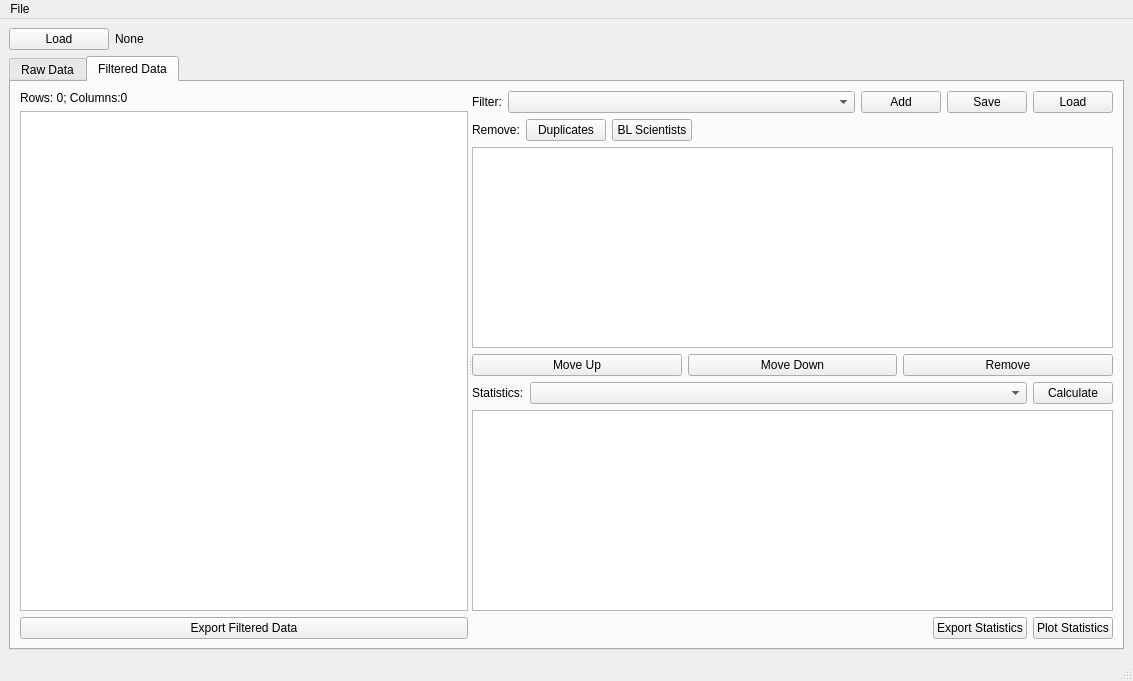
<?xml version="1.0" encoding="UTF-8"?>
<ui version="4.0">
 <class>MainWindow</class>
 <widget class="QMainWindow" name="MainWindow">
  <property name="geometry">
   <rect>
    <x>0</x>
    <y>0</y>
    <width>1133</width>
    <height>681</height>
   </rect>
  </property>
  <property name="windowTitle">
   <string>MainWindow</string>
  </property>
  <widget class="QWidget" name="centralwidget">
   <layout class="QHBoxLayout" name="horizontalLayout_2">
    <item>
     <layout class="QVBoxLayout" name="verticalLayout">
      <item>
       <layout class="QHBoxLayout" name="horizontalLayout">
        <item>
         <widget class="QPushButton" name="loadPushButton">
          <property name="maximumSize">
           <size>
            <width>100</width>
            <height>16777215</height>
           </size>
          </property>
          <property name="text">
           <string>Load</string>
          </property>
         </widget>
        </item>
        <item>
         <widget class="QLabel" name="fileLabel">
          <property name="text">
           <string>None</string>
          </property>
         </widget>
        </item>
       </layout>
      </item>
      <item>
       <widget class="QTabWidget" name="tabWidget">
        <property name="currentIndex">
         <number>1</number>
        </property>
        <widget class="QWidget" name="rawData">
         <attribute name="title">
          <string>Raw Data</string>
         </attribute>
         <layout class="QHBoxLayout" name="horizontalLayout_3">
          <item>
           <widget class="TableWidget" name="rawDataTableWidget"/>
          </item>
         </layout>
        </widget>
        <widget class="QWidget" name="filteredData">
         <attribute name="title">
          <string>Filtered Data</string>
         </attribute>
         <layout class="QVBoxLayout" name="verticalLayout_4">
          <item>
           <widget class="QSplitter" name="splitter">
            <property name="orientation">
             <enum>Qt::Horizontal</enum>
            </property>
            <widget class="QWidget" name="layoutWidget">
             <layout class="QVBoxLayout" name="verticalLayout_2">
              <item>
               <widget class="QLabel" name="rowColumnLabel">
                <property name="sizePolicy">
                 <sizepolicy hsizetype="Preferred" vsizetype="Fixed">
                  <horstretch>0</horstretch>
                  <verstretch>0</verstretch>
                 </sizepolicy>
                </property>
                <property name="text">
                 <string>Rows: 0; Columns:0</string>
                </property>
               </widget>
              </item>
              <item>
               <widget class="TableWidget" name="filteredDataTableWidget"/>
              </item>
              <item>
               <widget class="QPushButton" name="exportDataPushButton">
                <property name="text">
                 <string>Export Filtered Data</string>
                </property>
               </widget>
              </item>
             </layout>
            </widget>
            <widget class="QWidget" name="layoutWidget">
             <layout class="QVBoxLayout" name="verticalLayout_3">
              <item>
               <layout class="QHBoxLayout" name="horizontalLayout_4">
                <item>
                 <widget class="QLabel" name="label_2">
                  <property name="text">
                   <string>Filter:</string>
                  </property>
                 </widget>
                </item>
                <item>
                 <widget class="QComboBox" name="filterComboBox">
                  <property name="sizePolicy">
                   <sizepolicy hsizetype="Expanding" vsizetype="Fixed">
                    <horstretch>0</horstretch>
                    <verstretch>0</verstretch>
                   </sizepolicy>
                  </property>
                 </widget>
                </item>
                <item>
                 <widget class="QPushButton" name="addFilterPushButton">
                  <property name="text">
                   <string>Add</string>
                  </property>
                 </widget>
                </item>
                <item>
                 <widget class="QPushButton" name="saveFilterPushButton">
                  <property name="text">
                   <string>Save</string>
                  </property>
                 </widget>
                </item>
                <item>
                 <widget class="QPushButton" name="loadFilterPushButton">
                  <property name="text">
                   <string>Load</string>
                  </property>
                 </widget>
                </item>
               </layout>
              </item>
              <item>
               <layout class="QHBoxLayout" name="horizontalLayout_6">
                <item>
                 <widget class="QLabel" name="label_3">
                  <property name="text">
                   <string>Remove:</string>
                  </property>
                 </widget>
                </item>
                <item>
                 <widget class="QPushButton" name="duplicatePushButton">
                  <property name="text">
                   <string>Duplicates</string>
                  </property>
                 </widget>
                </item>
                <item>
                 <widget class="QPushButton" name="blsPushButton">
                  <property name="text">
                   <string>BL Scientists</string>
                  </property>
                 </widget>
                </item>
                <item>
                 <spacer name="horizontalSpacer_2">
                  <property name="orientation">
                   <enum>Qt::Horizontal</enum>
                  </property>
                  <property name="sizeHint" stdset="0">
                   <size>
                    <width>40</width>
                    <height>20</height>
                   </size>
                  </property>
                 </spacer>
                </item>
               </layout>
              </item>
              <item>
               <widget class="QListWidget" name="filterListWidget">
                <property name="selectionMode">
                 <enum>QAbstractItemView::ExtendedSelection</enum>
                </property>
               </widget>
              </item>
              <item>
               <layout class="QHBoxLayout" name="horizontalLayout_5">
                <item>
                 <widget class="QPushButton" name="upPushButton">
                  <property name="text">
                   <string>Move Up</string>
                  </property>
                 </widget>
                </item>
                <item>
                 <widget class="QPushButton" name="downPushButton">
                  <property name="text">
                   <string>Move Down</string>
                  </property>
                 </widget>
                </item>
                <item>
                 <widget class="QPushButton" name="removePushButton">
                  <property name="text">
                   <string>Remove</string>
                  </property>
                 </widget>
                </item>
               </layout>
              </item>
              <item>
               <layout class="QHBoxLayout" name="horizontalLayout_7">
                <item>
                 <widget class="QLabel" name="label_4">
                  <property name="text">
                   <string>Statistics:</string>
                  </property>
                 </widget>
                </item>
                <item>
                 <widget class="QComboBox" name="calComboBox">
                  <property name="sizePolicy">
                   <sizepolicy hsizetype="Expanding" vsizetype="Fixed">
                    <horstretch>0</horstretch>
                    <verstretch>0</verstretch>
                   </sizepolicy>
                  </property>
                  <property name="minimumSize">
                   <size>
                    <width>200</width>
                    <height>0</height>
                   </size>
                  </property>
                 </widget>
                </item>
                <item>
                 <widget class="QPushButton" name="calPushButton">
                  <property name="text">
                   <string>Calculate</string>
                  </property>
                 </widget>
                </item>
               </layout>
              </item>
              <item>
               <widget class="QTextBrowser" name="resultTextBrowser"/>
              </item>
              <item>
               <layout class="QHBoxLayout" name="horizontalLayout_8">
                <item>
                 <spacer name="horizontalSpacer">
                  <property name="orientation">
                   <enum>Qt::Horizontal</enum>
                  </property>
                  <property name="sizeHint" stdset="0">
                   <size>
                    <width>40</width>
                    <height>20</height>
                   </size>
                  </property>
                 </spacer>
                </item>
                <item>
                 <widget class="QPushButton" name="exportStatPushButton">
                  <property name="text">
                   <string>Export Statistics</string>
                  </property>
                 </widget>
                </item>
                <item>
                 <widget class="QPushButton" name="plotStatPushButton">
                  <property name="text">
                   <string>Plot Statistics</string>
                  </property>
                 </widget>
                </item>
               </layout>
              </item>
             </layout>
            </widget>
           </widget>
          </item>
         </layout>
        </widget>
       </widget>
      </item>
     </layout>
    </item>
   </layout>
  </widget>
  <widget class="QMenuBar" name="menubar">
   <property name="geometry">
    <rect>
     <x>0</x>
     <y>0</y>
     <width>1133</width>
     <height>21</height>
    </rect>
   </property>
   <widget class="QMenu" name="menuFile">
    <property name="title">
     <string>File</string>
    </property>
    <addaction name="actionopen"/>
    <addaction name="actionexit"/>
   </widget>
   <addaction name="menuFile"/>
  </widget>
  <widget class="QStatusBar" name="statusbar"/>
  <action name="actionopen">
   <property name="text">
    <string>open</string>
   </property>
  </action>
  <action name="actionexit">
   <property name="text">
    <string>exit</string>
   </property>
  </action>
 </widget>
 <customwidgets>
  <customwidget>
   <class>TableWidget</class>
   <extends>QTableWidget</extends>
   <header location="global">pyqtgraph</header>
  </customwidget>
 </customwidgets>
 <resources/>
 <connections/>
</ui>
